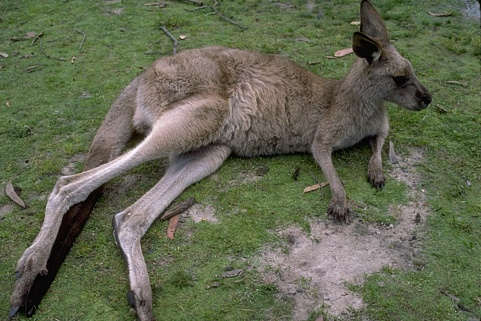
#> input picture VC_LISTA1/grupo 1/canguru.bmp, 481 x 321 px; its folder holds only this picture in this run
$ python 1b-contrast_brightness_demo.py
#> lines starting #> are read from the running program, lines starting #| are printed output that depends on the picture
#!/usr/bin/env python3
"""contrast_brightness_demo.py

Aplica várias operações de brilho e contraste nas imagens da pasta "grupo 1"
e salva as imagens transformadas e os histogramas comparativos em
VC_LISTA1/results_cb/.

Operações aplicadas:
- Brilho: +50, -50, gamma correction (gamma=0.7 bright)
- Contraste: multiply 1.5, multiply 0.7, CLAHE

Este script não usa argparse: processa automaticamente as imagens em
`VC_LISTA1/grupo 1`.
"""
import os
import cv2
import numpy as np
import matplotlib.pyplot as plt


def apply_brightness_add(img, delta):
    return np.clip(img.astype(np.int16) + int(delta), 0, 255).astype(np.uint8)


def apply_gamma(img, gamma):
    inv = 1.0 / float(gamma)
    table = np.array([((i / 255.0) ** inv) * 255 for i in range(256)]).astype('uint8')
    return cv2.LUT(img, table)


def apply_contrast_mul(img, alpha):
    return np.clip(img.astype(np.float32) * float(alpha), 0, 255).astype(np.uint8)


def apply_clahe(img, clip=2.0, tile=(8,8)):
    clahe = cv2.createCLAHE(clipLimit=clip, tileGridSize=tile)
    return clahe.apply(img)


def plot_and_save(img, transforms, base, out_dir):
    # img: original gray
    n = 1 + len(transforms)
    plt.figure(figsize=(4*n, 4))
    plt.subplot(1, n, 1); plt.imshow(img, cmap='gray'); plt.title('Original'); plt.axis('off')
    for i, (name, timg) in enumerate(transforms, start=2):
        plt.subplot(1, n, i); plt.imshow(timg, cmap='gray'); plt.title(name); plt.axis('off')
    plt.tight_layout()
    img_path = os.path.join(out_dir, base + '_cb_images.png')
    plt.savefig(img_path, dpi=150)
    plt.close()

    # histograma comparativo
    plt.figure(figsize=(8,5))
    plt.subplot(2,1,1)
    plt.hist(img.ravel(), bins=256, range=(0,255), color='gray')
    plt.title(f'Histograma original — {base}')
    plt.subplot(2,1,2)
    for name, timg in transforms:
        plt.hist(timg.ravel(), bins=256, range=(0,255), alpha=0.6, label=name)
    plt.legend()
    plt.title('Histogramas das transformações')
    plt.tight_layout()
    hist_path = os.path.join(out_dir, base + '_cb_hist.png')
    plt.savefig(hist_path, dpi=150)
    plt.close()


def process_folder(folder='grupo 1'):
#> called with folder = 'grupo 1'
    base_dir = os.path.dirname(__file__)
    folder_path = os.path.join(base_dir, folder)
    out_dir = os.path.join(base_dir, '1b-results')
    os.makedirs(out_dir, exist_ok=True)

    if not os.path.isdir(folder_path):
        print('Pasta não encontrada:', folder_path)
        return

    files = [f for f in os.listdir(folder_path) if f.lower().endswith(('.png','.jpg','.jpeg','.bmp','.tif'))]
    if not files:
        print('Nenhuma imagem encontrada em', folder_path)
        return

    for f in files:
        path = os.path.join(folder_path, f)
        print('Processando', path)
        img = cv2.imread(path, cv2.IMREAD_GRAYSCALE)
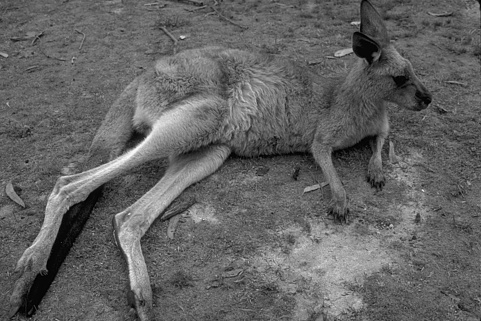
#> img: shape (321, 481); min 0, max 253, mean 99.5
        if img is None:
            print('Não foi possível abrir', path)
            continue

        base = os.path.splitext(f)[0]

        # preparar transformações
        transforms = []
        # brilho: +50, -50, gamma(0.7)
        transforms.append(('bright+50', apply_brightness_add(img, 50)))
        transforms.append(('bright-50', apply_brightness_add(img, -50)))
#> call 2 of apply_brightness_add, with delta = -50
#> in apply_brightness_add (call 2), `return np.clip(img.astype(np.int16) + int(delta), 0, 255).astype(np.ui..`:
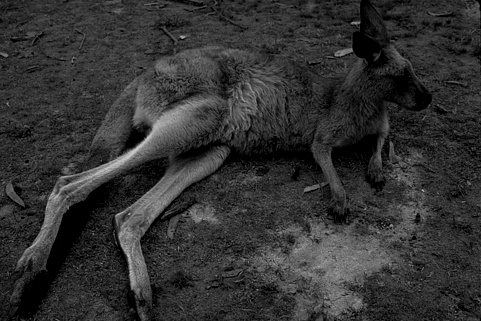
#> returned value: shape (321, 481); min 0, max 203, mean 50.8
        transforms.append(('gamma0.7', apply_gamma(img, 0.7)))
#> in apply_gamma, `return cv2.LUT(img, table)`:
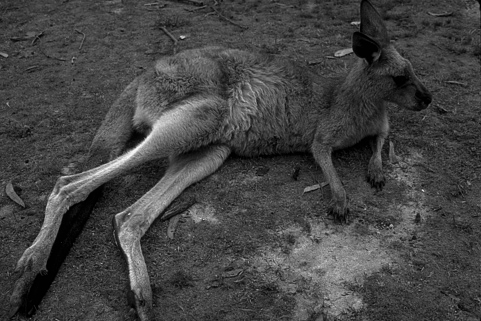
#> returned value: shape (321, 481); min 0, max 252, mean 68.2

        # contraste: *1.5, *0.7, CLAHE
        transforms.append(('contrastx1.5', apply_contrast_mul(img, 1.5)))
#> in apply_contrast_mul, `return np.clip(img.astype(np.float32) * float(alpha), 0, 255).astype(n..`:
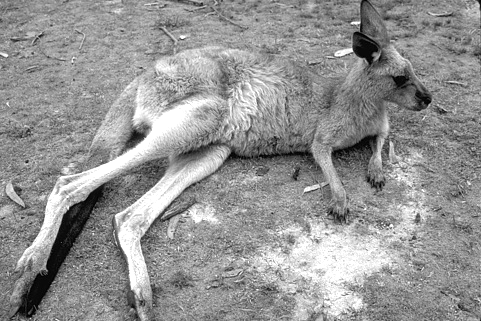
#> returned value: shape (321, 481); min 0, max 255, mean 148.3
        transforms.append(('contrastx0.7', apply_contrast_mul(img, 0.7)))
#> call 2 of apply_contrast_mul, with alpha = 0.7
#> in apply_contrast_mul (call 2), `return np.clip(img.astype(np.float32) * float(alpha), 0, 255).astype(n..`:
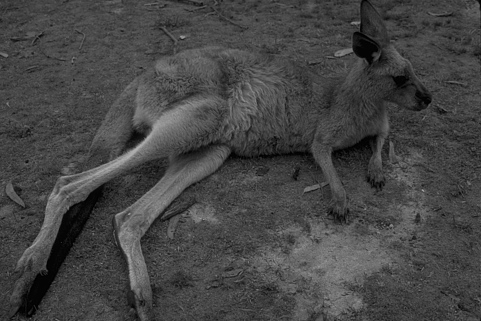
#> returned value: shape (321, 481); min 0, max 177, mean 69.2
        transforms.append(('clahe', apply_clahe(img, clip=2.0, tile=(8,8))))
#> in apply_clahe, `return clahe.apply(img)`:
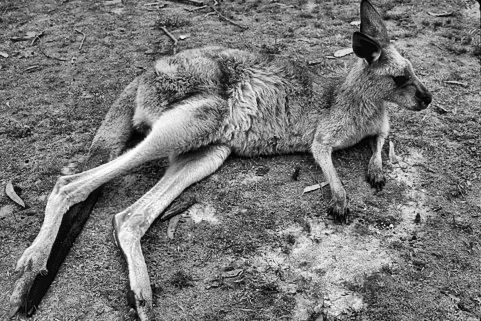
#> returned value: shape (321, 481); min 0, max 255, mean 119.2

        # salvar cada transformação individualmente também
        for name, timg in transforms:
            out_img_path = os.path.join(out_dir, f'{base}_{name}.png')
            cv2.imwrite(out_img_path, timg)
#> this loop made 6 passes
#> name on passes 1 to 6: 'bright+50', 'bright-50', 'gamma0.7', 'contrastx1.5', 'contrastx0.7', 'clahe'

        # salvar montagens e histogramas
        plot_and_save(img, transforms, base, out_dir)
#> in plot_and_save, `n = 1 + len(transforms)`: n = 7
#> the loop in plot_and_save, `for i, (name, timg) in enumerate(transforms, start=2):` made 6 passes
#> the loop in plot_and_save, `for name, timg in transforms:` made 6 passes
#> in plot_and_save, `plt.savefig(hist_path, dpi=150)`:
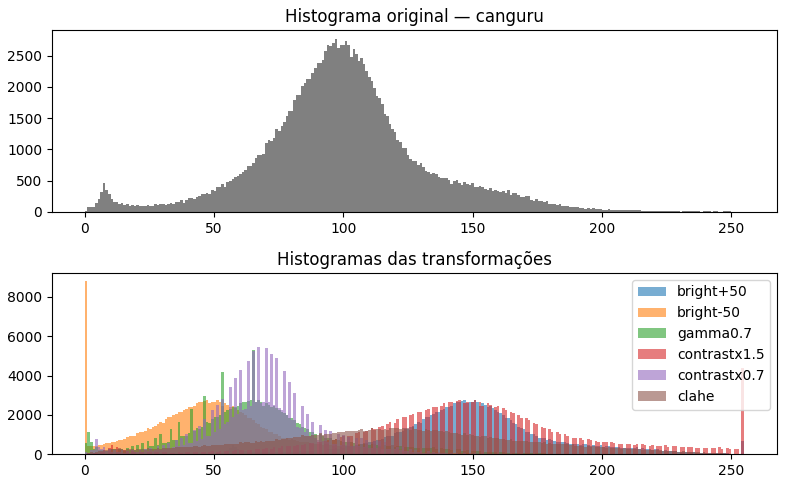
#> figure drawn by matplotlib, 2 panels; panel 1: tallest bar 2767 high, from x = 96.62 to 97.62; panel 2: tallest bar 2767 high, from x = 146.4 to 147.4; panel 2: tallest bar 8779 high, from x = 0 to 0.996; panel 2: tallest bar 5293 high, from x = 64.75 to 65.74

    print('Processamento concluído. Resultados em', out_dir)
#| Processamento concluído. Resultados em VC_LISTA1/1b-results


if __name__ == '__main__':
    process_folder('grupo 1')

$ run again, on VC_LISTA1/grupo 1/cavalo.bmp
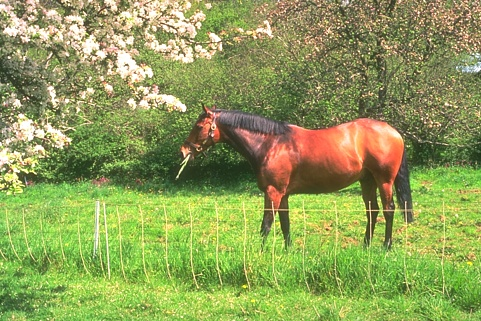
#> input picture VC_LISTA1/grupo 1/cavalo.bmp, 481 x 321 px
#> in apply_clahe, `return clahe.apply(img)`:
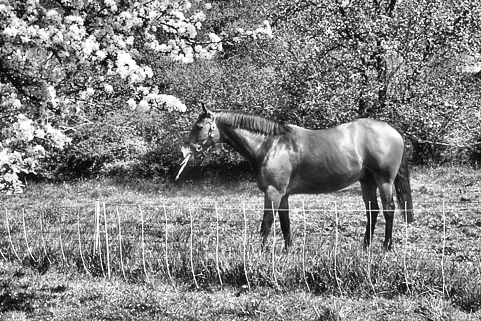
#> returned value: shape (321, 481); min 5, max 255, mean 132
#> the loop in process_folder, `for name, timg in transforms:` made 6 passes
#> name on passes 1 to 6: 'bright+50', 'bright-50', 'gamma0.7', 'contrastx1.5', 'contrastx0.7', 'clahe'
#> n = 7
#> the loop in plot_and_save, `for i, (name, timg) in enumerate(transforms, start=2):` made 6 passes
#> the loop in plot_and_save, `for name, timg in transforms:` made 6 passes
#> in plot_and_save, `plt.savefig(hist_path, dpi=150)`:
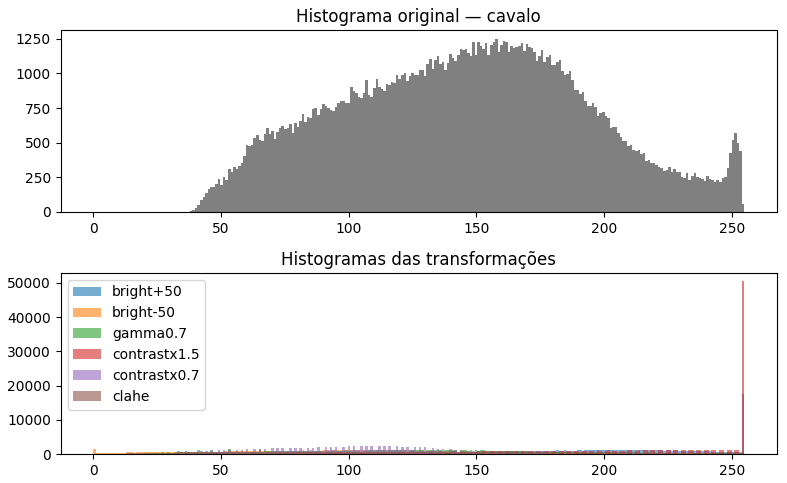
#> figure drawn by matplotlib, 2 panels; panel 1: tallest bar 1249 high, from x = 157.4 to 158.4; panel 2: tallest bar 17601 high, from x = 254 to 255; panel 2: tallest bar 1588 high, from x = 0 to 0.996; panel 2: tallest bar 1586 high, from x = 64.75 to 65.74
#| Processamento concluído. Resultados em VC_LISTA1/1b-results

$ run again, on VC_LISTA1/grupo 1/indio.bmp
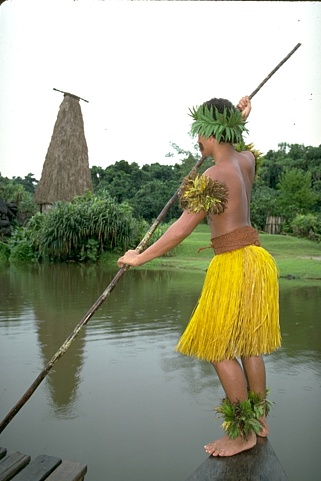
#> input picture VC_LISTA1/grupo 1/indio.bmp, 321 x 481 px
#> in apply_clahe, `return clahe.apply(img)`:
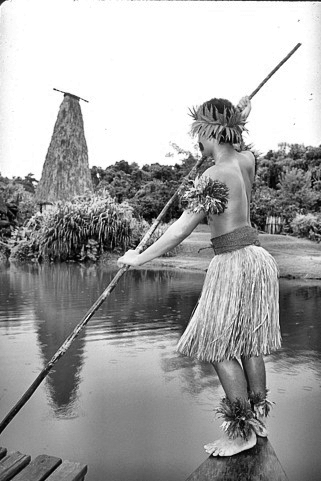
#> returned value: shape (481, 321); min 1, max 255, mean 163
#> the loop in process_folder, `for name, timg in transforms:` made 6 passes
#> name on passes 1 to 6: 'bright+50', 'bright-50', 'gamma0.7', 'contrastx1.5', 'contrastx0.7', 'clahe'
#> n = 7
#> the loop in plot_and_save, `for i, (name, timg) in enumerate(transforms, start=2):` made 6 passes
#> the loop in plot_and_save, `for name, timg in transforms:` made 6 passes
#> in plot_and_save, `plt.savefig(hist_path, dpi=150)`:
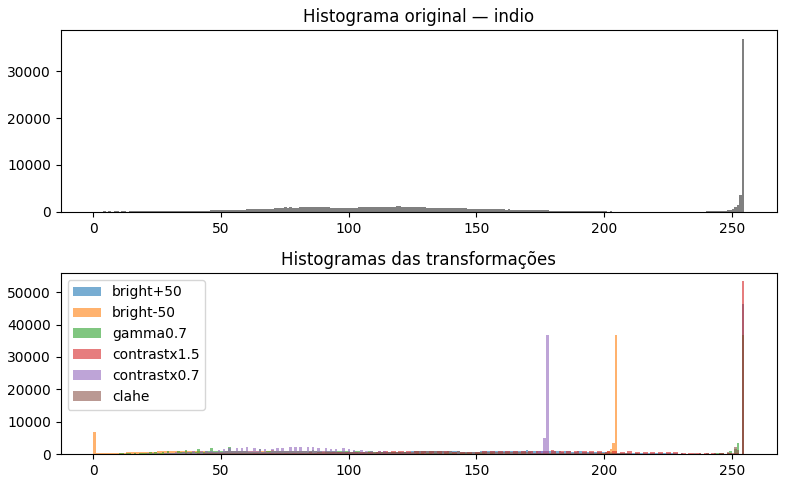
#> figure drawn by matplotlib, 2 panels; panel 1: tallest bar 36920 high, from x = 254 to 255; panel 2: tallest bar 46285 high, from x = 254 to 255; panel 2: tallest bar 36920 high, from x = 204.2 to 205.2; panel 2: tallest bar 36920 high, from x = 254 to 255
#| Processamento concluído. Resultados em VC_LISTA1/1b-results

$ run again, on VC_LISTA1/grupo 1/tigre.bmp
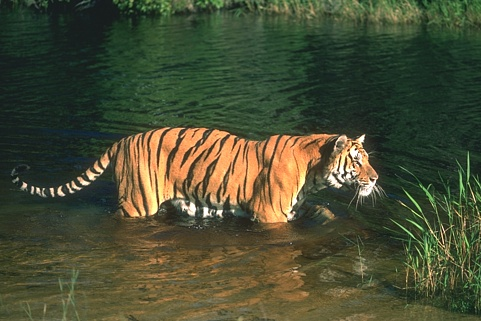
#> input picture VC_LISTA1/grupo 1/tigre.bmp, 481 x 321 px
#> the loop in process_folder, `for name, timg in transforms:` made 6 passes
#> name on passes 1 to 6: 'bright+50', 'bright-50', 'gamma0.7', 'contrastx1.5', 'contrastx0.7', 'clahe'
#> n = 7
#> the loop in plot_and_save, `for i, (name, timg) in enumerate(transforms, start=2):` made 6 passes
#> the loop in plot_and_save, `for name, timg in transforms:` made 6 passes
#> in plot_and_save, `plt.savefig(hist_path, dpi=150)`:
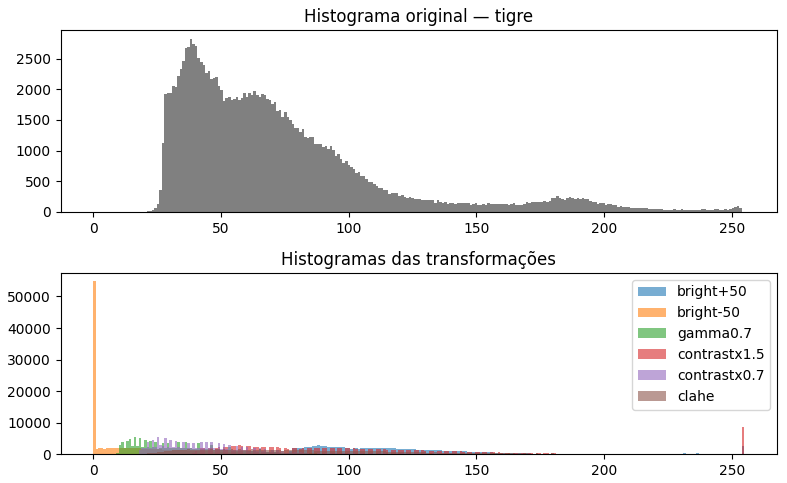
#> figure drawn by matplotlib, 2 panels; panel 1: tallest bar 2821 high, from x = 37.85 to 38.85; panel 2: tallest bar 2821 high, from x = 87.66 to 88.65; panel 2: tallest bar 54750 high, from x = 0 to 0.996; panel 2: tallest bar 5517 high, from x = 15.94 to 16.93
#| Processamento concluído. Resultados em VC_LISTA1/1b-results
